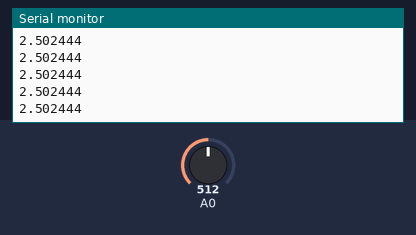
Recording of a sketch running on a simulated Arduino Uno, built with avr-gcc and run on an emulated ATmega328P. On the bench: the last lines printed to the serial monitor. Inputs (shaded band) come from the test bench; at power-on: A0 = 512.

Above: at 1.2 s.
1.3 s: A0 set to 716
At 1.32 s:
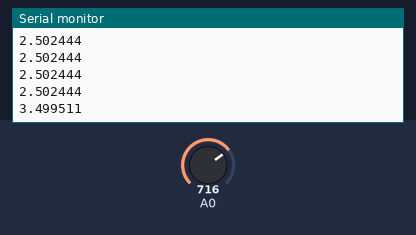
2.8 s: A0 set to 900
At 2.83 s:
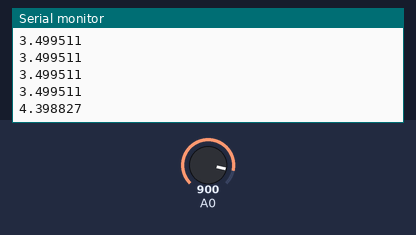
Timing chart, 0 to 5.8 s (numbered marks = the images above; inputs shaded):
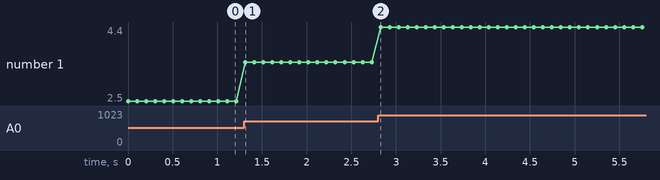

The sketch:

voltagetest.ino
```cpp
void setup() {
  // put your setup code here, to run once:
  Serial.begin(115200);
  pinMode(A0,INPUT);
  //pinMode(A1,INPUT);

}

void loop() {
  // put your main code here, to run repeatedly:
  float currentData1 = analogRead(A0)*5.0/1023.0;


  Serial.println(currentData1,6);
  delay(100);

}
```

Measured:
- after the input at 1.3 s, the serial monitor: prints a new line at once (image 1)
- after the input at 2.8 s, the serial monitor: prints a new line at once (image 2)
- plotted number 1: 2.5 → 3.5 after the input at 1.3 s, 3.5 → 4.4 after the input at 2.8 s
